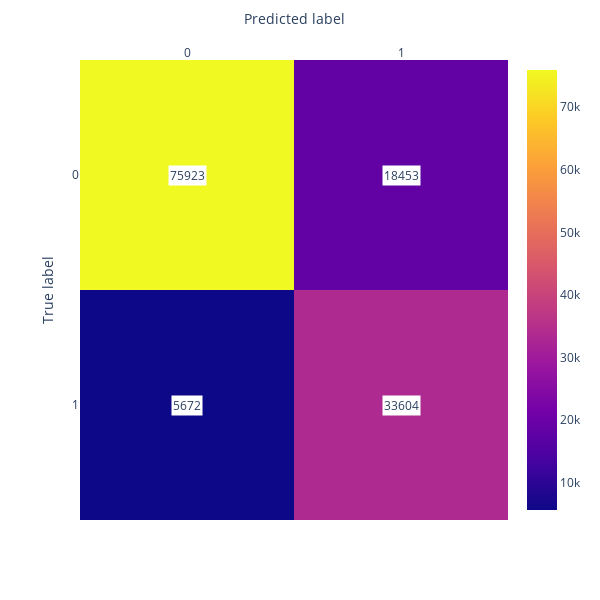

Notebook cell for this chart:
### Code cell
# Matriz de confusión
matrix=confusion_matrix(Ytest,Ypred,#normalize='true'
)
z=[matrix[0].round(2),matrix[1].round(2)]
fig = px.imshow(z, aspect="auto",labels=dict(x="Predicted label", y="True label"),x=["0", "1"],y=["0", "1"]
)

#axis_template = dict(showticklabels = False,ticks = '')
fig.update_layout(height=600,width=600,#title="Matriz de confusión normalizada",
# xaxis = axis_template,yaxis = axis_template,
)
fig.update_xaxes(side="top")
for i,r in enumerate(matrix):
    for k,c in enumerate(r):
        fig.add_annotation(x=k,y=i,
                           text='{}'.format(round(c,2)),
                           showarrow=False, bgcolor="white"
    )
                          
fig.show()

### Figure 1 — Plotly figure (JSON) as saved in the notebook; plotly's stock layout.template omitted (floating-point values rounded to 4 significant figures)
{"data": [{"coloraxis": "coloraxis", "hovertemplate": "Predicted label: %{x}<br>True label: %{y}<br>color: %{z}<extra></extra>", "name": "0", "type": "heatmap", "x": ["0", "1"], "xaxis": "x", "y": ["0", "1"], "yaxis": "y", "z": [[75923, 18453], [5672, 33604]]}], "layout": {"annotations": [{"bgcolor": "white", "showarrow": false, "text": "75923", "x": 0, "y": 0}, {"bgcolor": "white", "showarrow": false, "text": "18453", "x": 1, "y": 0}, {"bgcolor": "white", "showarrow": false, "text": "5672", "x": 0, "y": 1}, {"bgcolor": "white", "showarrow": false, "text": "33604", "x": 1, "y": 1}], "coloraxis": {"colorscale": [[0, "#0d0887"], [0.1111, "#46039f"], [0.2222, "#7201a8"], [0.3333, "#9c179e"], [0.4444, "#bd3786"], [0.5556, "#d8576b"], [0.6667, "#ed7953"], [0.7778, "#fb9f3a"], [0.8889, "#fdca26"], [1, "#f0f921"]]}, "height": 600, "margin": {"t": 60}, "width": 600, "xaxis": {"anchor": "y", "domain": [0, 1], "side": "top", "title": {"text": "Predicted label"}}, "yaxis": {"anchor": "x", "autorange": "reversed", "domain": [0, 1], "title": {"text": "True label"}}}}
